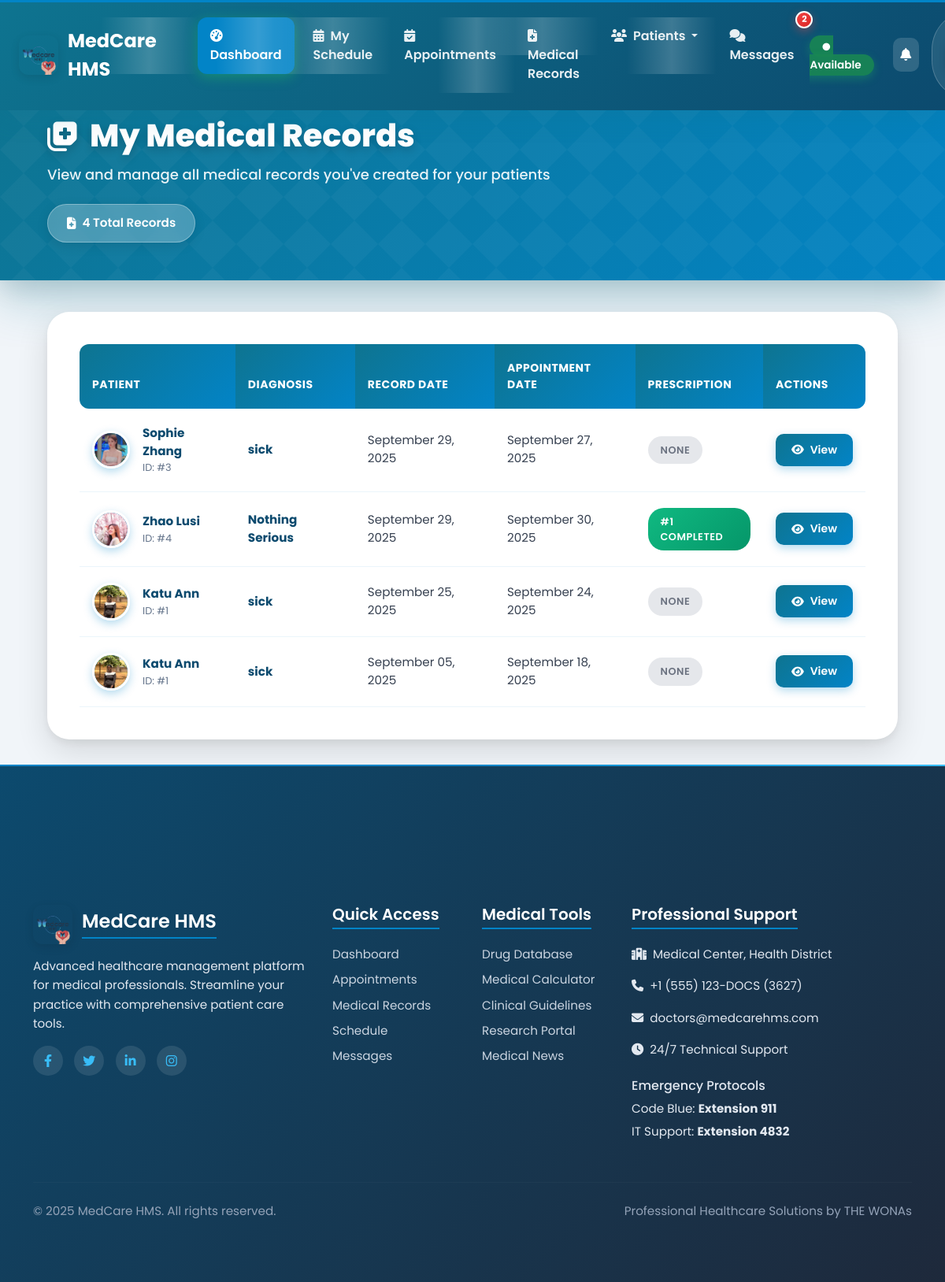
Page /doctors/medical-records/ (signed in) on the committed database.
### patients/models.py (models this page shows, shortened)
class MedicalRecord(models.Model):
    patient = models.ForeignKey(PatientProfile, on_delete=models.CASCADE, related_name='medical_records')
    doctor = models.ForeignKey(DoctorProfile, on_delete=models.SET_NULL, null=True)
    appointment = models.OneToOneField(Appointment, on_delete=models.SET_NULL, null=True, blank=True)
    record_date = models.DateField(auto_now_add=True)
    diagnosis = models.CharField(max_length=255)
    notes = models.TextField()
    prescription = models.TextField(blank=True, null=True)
    report_file = models.FileField(upload_to=get_medical_report_path, null=True, blank=True)

class PatientProfile(models.Model):
    GENDER_CHOICES = (('Male', 'Male'), ('Female', 'Female'), ('Other', 'Other'))
    BLOOD_GROUP_CHOICES = (
        ('A+', 'A+'), ('A-', 'A-'), ('B+', 'B+'), ('B-', 'B-'),
        ('AB+', 'AB+'), ('AB-', 'AB-'), ('O+', 'O+'), ('O-', 'O-'),
    )
    user = models.OneToOneField(User, on_delete=models.CASCADE, related_name='patientprofile')
    profile_picture = models.ImageField(upload_to=get_patient_image_path, null=True, blank=True, default='static/profile_pictures/default.jpeg')
    date_of_birth = models.DateField(null=True, blank=True)
    gender = models.CharField(max_length=10, choices=GENDER_CHOICES, null=True, blank=True)
    address = models.TextField(max_length=500, null=True, blank=True)
    blood_group = models.CharField(max_length=3, choices=BLOOD_GROUP_CHOICES, null=True, blank=True)
    emergency_contact_name = models.CharField(max_length=100, null=True, blank=True)
    emergency_contact_number = models.CharField(max_length=20, null=True, blank=True)
    medical_history = models.TextField(null=True, blank=True, help_text="Allergies, chronic conditions, etc.")
    insurance_provider = models.CharField(max_length=100, null=True, blank=True)
    insurance_policy_number = models.CharField(max_length=100, null=True, blank=True)

class Appointment(models.Model):
    STATUS_CHOICES = (
        ('Pending', 'Pending'), ('Approved', 'Approved'), ('Rejected', 'Rejected'),
        ('Completed', 'Completed'), ('Cancelled', 'Cancelled'),
    )
    patient = models.ForeignKey(PatientProfile, on_delete=models.CASCADE)
    doctor = models.ForeignKey(DoctorProfile, on_delete=models.PROTECT) # Protect doctor from deletion if they have appointments
    appointment_date = models.DateField()
    appointment_time = models.TimeField()
    reason = models.TextField()
    status = models.CharField(max_length=20, choices=STATUS_CHOICES, default='Pending')
    attachment = models.FileField(upload_to=get_appointment_attachment_path, null=True, blank=True)
    created_by = models.ForeignKey(settings.AUTH_USER_MODEL, on_delete=models.SET_NULL, null=True, related_name='created_appointments')
    created_at = models.DateTimeField(auto_now_add=True)
    updated_at = models.DateTimeField(auto_now=True)

### prescriptions/models.py (models this page shows, shortened)
class Prescription(models.Model):
    STATUS_CHOICES = (
        ('ACTIVE', 'Active'),
        ('COMPLETED', 'Completed'),
        ('CANCELLED', 'Cancelled'),
    )
    patient = models.ForeignKey(PatientProfile, on_delete=models.CASCADE, related_name='prescriptions')
    doctor = models.ForeignKey(DoctorProfile, on_delete=models.SET_NULL, null=True, related_name='prescriptions')
    medical_record = models.ForeignKey(MedicalRecord, on_delete=models.SET_NULL, null=True, blank=True, related_name='linked_prescriptions')
    notes = models.TextField(blank=True, null=True)
    status = models.CharField(max_length=20, choices=STATUS_CHOICES, default='ACTIVE')
    created_at = models.DateTimeField(auto_now_add=True)
    updated_at = models.DateTimeField(auto_now=True)
    class Meta:
        ordering = ['-created_at']

### doctors/views.py (the view)
# urls.py: path('medical-records/', views.medical_record_list_view, name='medical_record_list'),
@login_required
@doctor_required
def medical_record_list_view(request):
    doctor_profile = get_object_or_404(DoctorProfile, user=request.user)
    records = MedicalRecord.objects.filter(doctor=doctor_profile)\
                                   .select_related('patient__user', 'appointment')\
                                   .order_by('-record_date')
    context = {
        'records': records
    }
    return render(request, 'doctors/medical_record_list.html', context)

### accounts/templatetags/profile_tags.py (called while the page is built)
@register.simple_tag
def get_profile_image_url(user):
    try:
        if hasattr(user, 'doctorprofile') and user.doctorprofile.profile_picture:
            return user.doctorprofile.profile_picture.url
        elif hasattr(user, 'patientprofile') and user.patientprofile.profile_picture:
            return user.patientprofile.profile_picture.url
        elif hasattr(user, 'receptionistprofile') and user.receptionistprofile.profile_picture:
            return user.receptionistprofile.profile_picture.url
    except (AttributeError, ValueError):
        pass
    return '/static/profile_pictures/default.jpeg'

@register.simple_tag
def get_user_initials(user):
    if user.first_name and user.last_name:
        return f"{user.first_name[0]}{user.last_name[0]}".upper()
    elif user.first_name:
        return user.first_name[0].upper()
    elif user.username:
        return user.username[0].upper()
    return "U"

@register.simple_tag
def get_user_role_color(user):
    try:
        if hasattr(user, 'doctorprofile'):
            return '#14B8A6'  # Teal accent for doctors
        elif hasattr(user, 'patientprofile'):
            return '#0E7490'  # Primary teal for patients
        elif hasattr(user, 'receptionistprofile'):
            return '#5ce9f6'  # Purple accent for receptionists
    except AttributeError:
        pass
    return '#14B8A6'  # Default to teal

@register.inclusion_tag('components/profile_image.html')
def profile_image(user, size="40", css_class="user-avatar", show_fallback=True):
    return {
        'user': user,
        'size': size,
        'css_class': css_class,
        'show_fallback': show_fallback,
        'image_url': get_profile_image_url(user),
        'initials': get_user_initials(user),
        'role_color': get_user_role_color(user),
    }

### chat/context_processors.py (called while the page is built)
def unread_chat_messages(request):
    if request.user.is_authenticated:
        threads = request.user.chat_threads.all()
        total_unread = 0
        for thread in threads:
            total_unread += thread.get_unread_count_for_user(request.user)
        return {'unread_chat_messages_count': total_unread}
    return {'unread_chat_messages_count': 0}

### chat/models.py (called while the page is built)
    def get_unread_count_for_user(self, user):
        return self.messages.filter(is_read=False).exclude(sender=user).count()

### templates/doctors/medical_record_list.html (shortened to what this page needs)
{% extends 'base_doctor.html' %}
{% load static %}
{% block content %}
<div class="dashboard-wrapper">
    <div class="records-header">
        <div class="header-content">
            <h1 class="records-title">
                <i class="fas fa-notes-medical"></i>
                My Medical Records
            </h1>
            <p class="records-subtitle">View and manage all medical records you've created for your patients</p>
            <div class="records-stats">
                <div class="stat-badge">
                    <i class="fas fa-file-medical"></i>
                    <span>{{ records|length }} Total Records</span>
                </div>
            </div>
        </div>
    </div>
    <div class="content-section">
        <div class="records-table-card">
            <div class="table-responsive-wrapper">
                <table class="records-table table">
                    <thead>
                        <tr>
                            <th>Patient</th>
                            <th>Diagnosis</th>
                            <th>Record Date</th>
                            <th>Appointment Date</th>
                            <th>Prescription</th>
                            <th>Actions</th>
                        </tr>
                    </thead>
                    <tbody>
                        {% for record in records %}
                        <tr>
                            <td>
                                <div class="patient-cell">
                                    {% if record.patient.profile_picture %}
                                        <img src="{{ record.patient.profile_picture.url }}" alt="Patient" class="patient-avatar">
                                    {% else %}
                                        <div class="patient-avatar">
                                            {{ record.patient.user.first_name.0|upper }}{{ record.patient.user.last_name.0|upper }}
                                        </div>
                                    {% endif %}
                                    <div class="patient-info">
                                        <span class="patient-name">{{ record.patient.user.get_full_name }}</span>
                                        <span class="patient-id">ID: #{{ record.patient.id }}</span>
                                    </div>
                                </div>
                            </td>
                            <td>
                                <strong style="color: #0C4A6E;">{{ record.diagnosis }}</strong>
                            </td>
                            <td>{{ record.record_date|date:"F d, Y" }}</td>
                            <td>{{ record.appointment.appointment_date|date:"F d, Y"|default:"N/A" }}</td>
                            <td>
                                {% with prescription=record.linked_prescriptions.first %}
                                    {% if prescription %}
                                        <a class="prescription-badge has-prescription" href="{% url 'prescriptions:doctor_prescription_detail' prescription.id %}">
                                            #{{ prescription.id }} {{ prescription.status|title }}
                                        </a>
                                    {% else %}
                                        <span class="prescription-badge no-prescription">None</span>
                                    {% endif %}
                                {% endwith %}
                            </td>
                            <td>
                                <a href="{% url 'doctors:medical_record_detail' record.id %}" class="btn-view">
                                    <i class="fas fa-eye"></i> View
                                </a>
                            </td>
                        </tr>
                        {% endfor %}
                    </tbody>
                </table>
            </div>
        </div>
    </div>
</div>
{% endblock %}

### static/css/themes/doctor-theme.css (style rules this page uses)
:root { --doctor-primary: #14B8A6; --doctor-primary-dark: #0F766E; --doctor-primary-light: #5EEAD4; --doctor-secondary: #0284C7; --doctor-accent: #22C55E; --doctor-warning: #F59E0B; --doctor-danger: #EF4444; --doctor-success: #10B981; --doctor-gradient-primary: linear-gradient(135deg, #14B8A6 0%, #0F766E 100%); --doctor-gradient-secondary: linear-gradient(135deg, #0284C7 0%, #0369A1 100%); --doctor-gradient-card: linear-gradient(145deg, #ffffff 0%, #f8fafc 100%); --doctor-shadow-primary: 0 4px 20px rgba(20, 184, 166, 0.25); --doctor-shadow-card: 0 8px 32px rgba(15, 118, 110, 0.15); --doctor-shadow-hover: 0 12px 40px rgba(20, 184, 166, 0.3); }

### templates/base_doctor.html (style rules this page uses)
:root { --primary-teal: #0E7490; --primary-dark-teal: #0C4A6E; --sky-blue: #0284C7; --light-sky-blue: #38BDF8; --background-light: #F1F5F9; --background-white: #FFFFFF; --accent-blue: var(--sky-blue); --text-dark: #1E293B; --accent-green: var(--accent-blue); --accent-orange: #F97316; }
* { font-family: 'Poppins', sans-serif; }
body { background-color: var(--background-light); color: var(--text-dark); display: flex; flex-direction: column; min-height: 100vh; overflow-x: hidden; }
.content-animated { animation: contentLoad 0.6s ease-out forwards; }
html { scroll-behavior: smooth; }

### templates/components/messages.html (style rules this page uses)
:root { --message-success: #10b981; --message-success-bg: #ecfdf5; --message-success-border: #a7f3d0; --message-success-text: #065f46; --message-error: #ef4444; --message-error-bg: #fef2f2; --message-error-border: #fecaca; --message-error-text: #991b1b; --message-warning: #f59e0b; --message-warning-bg: #fffbeb; --message-warning-border: #fed7aa; --message-warning-text: #92400e; --message-info: #3b82f6; --message-info-bg: #eff6ff; --message-info-border: #bfdbfe; --message-info-text: #1e40af; --message-slide-duration: 300ms; --message-fade-duration: 250ms; --message-scale-duration: 200ms; }

### rows in the picture
MedicalRecord: patient.profile_picture (picture), patient.user.get_full_name "Sophie Zhang", patient.id "3", diagnosis "sick", record_date "September 29, 2025", appointment.appointment_date "September 27, 2025", shows "NONE"
MedicalRecord: patient.profile_picture (picture), patient.user.get_full_name "Zhao Lusi", patient.id "4", diagnosis "Nothing Serious", record_date "September 29, 2025", appointment.appointment_date "September 30, 2025", linked_prescriptions.first.id "1", linked_prescriptions.first.status "COMPLETED"
MedicalRecord: patient.profile_picture (picture), patient.user.get_full_name "Katu Ann", patient.id "1", diagnosis "sick", record_date "September 25, 2025", appointment.appointment_date "September 24, 2025", shows "NONE"
MedicalRecord: patient.profile_picture (picture), patient.user.get_full_name "Katu Ann", patient.id "1", diagnosis "sick", record_date "September 05, 2025", appointment.appointment_date "September 18, 2025", shows "NONE"

### other values in the picture
{{ unread_chat_messages_count }} "2"
{{ records|length }} "4"
